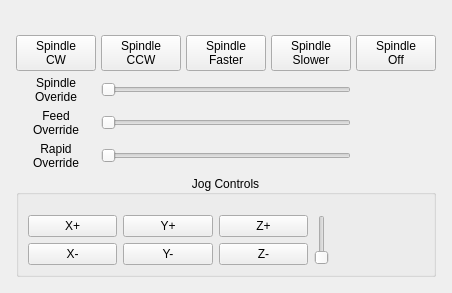
            <widget class="QWidget" name="controlPage_1">
             <layout class="QVBoxLayout" name="verticalLayout_4">
              <item>
               <widget class="QWidget" name="gridWidget" native="true">
                <layout class="QGridLayout" name="gridLayout_2">
                 <property name="leftMargin">
                  <number>5</number>
                 </property>
                 <property name="topMargin">
                  <number>5</number>
                 </property>
                 <property name="rightMargin">
                  <number>5</number>
                 </property>
                 <property name="bottomMargin">
                  <number>5</number>
                 </property>
                 <property name="spacing">
                  <number>5</number>
                 </property>
                 <item row="5" column="1" colspan="3">
                  <widget class="ActionSlider" name="actionslider_2">
                   <property name="orientation">
                    <enum>Qt::Horizontal</enum>
                   </property>
                   <property name="actionName" stdset="0">
                    <string>machine.feed-override.set</string>
                   </property>
                  </widget>
                 </item>
                 <item row="1" column="4">
                  <widget class="ActionButton" name="actionbutton_17">
                   <property name="text">
                    <string>Spindle
Off</string>
                   </property>
                   <property name="actionName" stdset="0">
                    <string>spindle.off</string>
                   </property>
                  </widget>
                 </item>
                 <item row="1" column="2">
                  <widget class="ActionButton" name="actionbutton_19">
                   <property name="text">
                    <string>Spindle
Faster</string>
                   </property>
                   <property name="actionName" stdset="0">
                    <string>spindle.faster</string>
                   </property>
                  </widget>
                 </item>
                 <item row="1" column="0">
                  <widget class="ActionButton" name="actionbutton_15">
                   <property name="text">
                    <string>Spindle
CW</string>
                   </property>
                   <property name="actionName" stdset="0">
                    <string>spindle.forward</string>
                   </property>
                  </widget>
                 </item>
                 <item row="3" column="1" colspan="3">
                  <widget class="ActionSlider" name="actionslider_3">
                   <property name="orientation">
                    <enum>Qt::Horizontal</enum>
                   </property>
                   <property name="actionName" stdset="0">
                    <string>spindle.override</string>
                   </property>
                  </widget>
                 </item>
                 <item row="7" column="1" colspan="3">
                  <widget class="ActionSlider" name="actionslider">
                   <property name="orientation">
                    <enum>Qt::Horizontal</enum>
                   </property>
                   <property name="actionName" stdset="0">
                    <string>machine.rapid-override.set</string>
                   </property>
                  </widget>
                 </item>
                 <item row="1" column="1">
                  <widget class="ActionButton" name="actionbutton_16">
                   <property name="text">
                    <string>Spindle
CCW</string>
                   </property>
                   <property name="actionName" stdset="0">
                    <string>spindle.reverse</string>
                   </property>
                  </widget>
                 </item>
                 <item row="3" column="4">
                  <widget class="StatusLabel" name="statuslabel_9">
                   <property name="minimumSize">
                    <size>
                     <width>50</width>
                     <height>0</height>
                    </size>
                   </property>
                   <property name="alignment">
                    <set>Qt::AlignCenter</set>
                   </property>
                   <property name="rules" stdset="0">
                    <string>[{&quot;channels&quot;: [{&quot;url&quot;: &quot;status:spindle.0.override&quot;, &quot;trigger&quot;: true}], &quot;property&quot;: &quot;Text&quot;, &quot;expression&quot;: &quot;'{:g}%'.format(ch[0]*100)&quot;, &quot;name&quot;: &quot;New Rule&quot;}]</string>
                   </property>
                  </widget>
                 </item>
                 <item row="7" column="4">
                  <widget class="StatusLabel" name="statuslabel_8">
                   <property name="alignment">
                    <set>Qt::AlignCenter</set>
                   </property>
                   <property name="rules" stdset="0">
                    <string>[{&quot;channels&quot;: [{&quot;url&quot;: &quot;status:rapidrate&quot;, &quot;trigger&quot;: true}], &quot;property&quot;: &quot;Text&quot;, &quot;expression&quot;: &quot;'{:g}%'.format(ch[0]*100)&quot;, &quot;name&quot;: &quot;New Rule&quot;}]</string>
                   </property>
                  </widget>
                 </item>
                 <item row="5" column="4">
                  <widget class="StatusLabel" name="statuslabel_7">
                   <property name="alignment">
                    <set>Qt::AlignCenter</set>
                   </property>
                   <property name="rules" stdset="0">
                    <string>[{&quot;channels&quot;: [{&quot;url&quot;: &quot;status:feedrate&quot;, &quot;trigger&quot;: true}], &quot;property&quot;: &quot;Text&quot;, &quot;expression&quot;: &quot;'{:g}%'.format(ch[0]*100)&quot;, &quot;name&quot;: &quot;New Rule&quot;}]</string>
                   </property>
                  </widget>
                 </item>
                 <item row="7" column="0">
                  <widget class="QLabel" name="label_5">
                   <property name="text">
                    <string>Rapid
Override</string>
                   </property>
                   <property name="alignment">
                    <set>Qt::AlignCenter</set>
                   </property>
                  </widget>
                 </item>
                 <item row="5" column="0">
                  <widget class="QLabel" name="label_4">
                   <property name="text">
                    <string>Feed
Override</string>
                   </property>
                   <property name="alignment">
                    <set>Qt::AlignCenter</set>
                   </property>
                  </widget>
                 </item>
                 <item row="3" column="0">
                  <widget class="QLabel" name="label_6">
                   <property name="text">
                    <string>Spindle
Overide</string>
                   </property>
                   <property name="alignment">
                    <set>Qt::AlignCenter</set>
                   </property>
                  </widget>
                 </item>
                 <item row="8" column="0" colspan="5">
                  <widget class="QGroupBox" name="gridGroupBox">
                   <property name="title">
                    <string>Jog Controls</string>
                   </property>
                   <property name="alignment">
                    <set>Qt::AlignCenter</set>
                   </property>
                   <layout class="QGridLayout" name="gridLayout_5">
                    <property name="topMargin">
                     <number>20</number>
                    </property>
                    <item row="1" column="1">
                     <widget class="ActionButton" name="actionbutton_11">
                      <property name="text">
                       <string>Y-</string>
                      </property>
                      <property name="actionName" stdset="0">
                       <string>machine.jog.axis:y,neg</string>
                      </property>
                     </widget>
                    </item>
                    <item row="0" column="0">
                     <widget class="ActionButton" name="actionbutton_8">
                      <property name="text">
                       <string>X+</string>
                      </property>
                      <property name="actionName" stdset="0">
                       <string>machine.jog.axis:x,pos</string>
                      </property>
                     </widget>
                    </item>
                    <item row="0" column="1">
                     <widget class="ActionButton" name="actionbutton_10">
                      <property name="text">
                       <string>Y+</string>
                      </property>
                      <property name="actionName" stdset="0">
                       <string>machine.jog.axis:y,pos</string>
                      </property>
                     </widget>
                    </item>
                    <item row="1" column="0">
                     <widget class="ActionButton" name="actionbutton_12">
                      <property name="text">
                       <string>X-</string>
                      </property>
                      <property name="actionName" stdset="0">
                       <string>machine.jog.axis:x,neg</string>
                      </property>
                     </widget>
                    </item>
                    <item row="1" column="2">
                     <widget class="ActionButton" name="actionbutton_13">
                      <property name="text">
                       <string>Z-</string>
                      </property>
                      <property name="actionName" stdset="0">
                       <string>machine.jog.axis:z,neg</string>
                      </property>
                     </widget>
                    </item>
                    <item row="0" column="3" rowspan="2">
                     <widget class="VCPSettingsSlider" name="settings_slider_4">
                      <property name="settingName" stdset="0">
                       <string>machine.jog.linear-speed</string>
                      </property>
                     </widget>
                    </item>
                    <item row="0" column="2">
                     <widget class="ActionButton" name="actionbutton_9">
                      <property name="text">
                       <string>Z+</string>
                      </property>
                      <property name="actionName" stdset="0">
                       <string>machine.jog.axis:z,pos</string>
                      </property>
                     </widget>
                    </item>
                    <item row="0" column="4">
                     <widget class="StatusLabel" name="statuslabel_10">
                      <property name="frameShape">
                       <enum>QFrame::NoFrame</enum>
                      </property>
                      <property name="alignment">
                       <set>Qt::AlignCenter</set>
                      </property>
                      <property name="rules" stdset="0">
                       <string>[{&quot;channels&quot;: [{&quot;url&quot;: &quot;settings:machine.jog.linear-speed&quot;, &quot;trigger&quot;: true}, {&quot;url&quot;: &quot;status:linear_units?string&quot;, &quot;trigger&quot;: false}], &quot;property&quot;: &quot;Text&quot;, &quot;expression&quot;: &quot;'{}\\n{}'.format(ch[0], ch[1])&quot;, &quot;name&quot;: &quot;New Rule&quot;}]</string>
                      </property>
                     </widget>
                    </item>
                   </layout>
                  </widget>
                 </item>
                 <item row="1" column="3">
                  <widget class="ActionButton" name="actionbutton_18">
                   <property name="text">
                    <string>Spindle
Slower</string>
                   </property>
                   <property name="actionName" stdset="0">
                    <string>spindle.slower</string>
                   </property>
                  </widget>
                 </item>
                 <item row="0" column="3" colspan="2">
                  <widget class="StatusLabel" name="statuslabel_26">
                   <property name="alignment">
                    <set>Qt::AlignCenter</set>
                   </property>
                   <property name="rules" stdset="0">
                    <string>[{&quot;channels&quot;: [{&quot;url&quot;: &quot;status:spindle.0.speed&quot;, &quot;trigger&quot;: true}], &quot;property&quot;: &quot;Text&quot;, &quot;expression&quot;: &quot;'Spindle {}'.format(ch[0])&quot;, &quot;name&quot;: &quot;New Rule&quot;}]</string>
                   </property>
                  </widget>
                 </item>
                </layout>
               </widget>
              </item>
             </layout>
            </widget>
